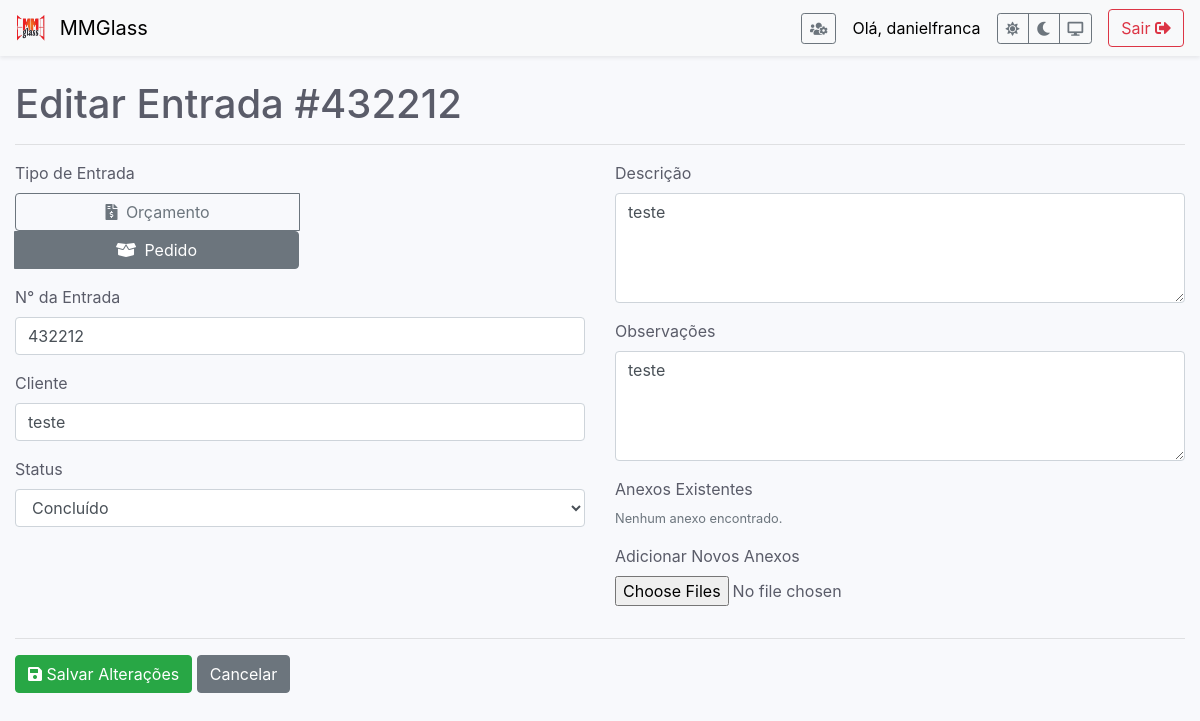
Page /editar/2 (signed in) on the committed database.
### app.py (models this page shows)
class User(db.Model, UserMixin):
    id = db.Column(db.Integer, primary_key=True)
    username = db.Column(db.String(150), unique=True, nullable=False)
    password_hash = db.Column(db.String(150), nullable=False)
    is_admin = db.Column(db.Boolean, default=False, nullable=False)

class Entrada(db.Model):
    id = db.Column(db.Integer, primary_key=True)
    tipo = db.Column(db.String(50), nullable=False)
    numero_pedido = db.Column(db.Integer, unique=True, nullable=False)
    data_registro = db.Column(db.DateTime, nullable=False, default=datetime.utcnow)
    cliente = db.Column(db.String(100), nullable=False)
    status = db.Column(db.String(50), nullable=False, default='Não iniciado')
    descricao = db.Column(db.Text, nullable=False)
    observacoes = db.Column(db.Text, nullable=True)
    arquivado = db.Column(db.Boolean, default=False, nullable=False)
    anexos = db.relationship('Anexo', backref='entrada', lazy=True, cascade="all, delete-orphan")

### app.py (the view, shortened to what this page needs)
@app.route('/editar/<int:id>', methods=['GET', 'POST'])
@login_required
def editar_entrada(id):
    entrada = Entrada.query.get_or_404(id)
    return render_template('editar_entrada.html', entrada=entrada)

### app.py (called while the page is built)
@login_manager.user_loader
def load_user(user_id):
    return User.query.get(int(user_id))

### templates/editar_entrada.html (shortened to what this page needs)
{% extends 'base.html' %}
{% block content %}
    <h1>Editar Entrada #{{ entrada.numero_pedido }}</h1>
    <hr>
    <form method="post" enctype="multipart/form-data">
        <div class="row">
            <div class="col-md-6">
                <div class="form-group">
                    <label>Tipo de Entrada</label>
                    <div class="btn-group btn-group-toggle d-block" data-toggle="buttons">
                        <label class="btn btn-outline-secondary w-50 {% if entrada.tipo == 'Orçamento' %}active{% endif %}">
                            <input type="radio" name="tipo" value="Orçamento" required {% if entrada.tipo == 'Orçamento' %}checked{% endif %}> <i class="fas fa-file-invoice-dollar mr-1"></i> Orçamento
                        </label>
                        <label class="btn btn-outline-secondary w-50 {% if entrada.tipo == 'Pedido' %}active{% endif %}">
                            <input type="radio" name="tipo" value="Pedido" {% if entrada.tipo == 'Pedido' %}checked{% endif %}> <i class="fas fa-box-open mr-1"></i> Pedido
                        </label>
                    </div>
                </div>
                <div class="form-group">
                    <label for="numero_pedido">N° da Entrada</label>
                    <input type="text" name="numero_pedido" id="numero_pedido" class="form-control" value="{{ entrada.numero_pedido }}" required>
                </div>
                <div class="form-group">
                    <label for="cliente">Cliente</label>
                    <input type="text" name="cliente" id="cliente" class="form-control" value="{{ entrada.cliente }}" required>
                </div>
                <div class="form-group">
                    <label for="status">Status</label>
                    <select name="status" id="status" class="form-control">
                        <option value="Concluído" {% if entrada.status == 'Concluído' %}selected{% endif %}>Concluído</option>
                    </select>
                </div>
            </div>
            <div class="col-md-6">
                <div class="form-group">
                    <label for="descricao">Descrição</label>
                    <textarea name="descricao" id="descricao" class="form-control" required rows="4">{{ entrada.descricao }}</textarea>
                </div>
                <div class="form-group">
                    <label for="observacoes">Observações</label>
                    <textarea name="observacoes" id="observacoes" class="form-control" rows="4">{{ entrada.observacoes or '' }}</textarea>
                </div>
                <div class="form-group">
                    <label>Anexos Existentes</label>
                    {% if entrada.anexos %}
                        <ul class="list-group mb-3">
                        {% for anexo in entrada.anexos %}
                            <li class="list-group-item d-flex justify-content-between align-items-center">
                                <a href="{{ url_for('uploaded_file', filename=anexo.filename) }}" target="_blank">{{ anexo.filename }}</a>
                                <form action="{{ url_for('excluir_anexo', anexo_id=anexo.id) }}" method="POST" onsubmit="return confirm('Tem a certeza que deseja excluir este anexo?');">
                                    <button type="submit" class="btn btn-danger btn-sm"><i class="fas fa-trash-alt"></i></button>
                                </form>
                            </li>
                        {% endfor %}
                        </ul>
                    {% else %}
                        <p class="text-muted small">Nenhum anexo encontrado.</p>
                    {% endif %}
                </div>
                <div class="form-group">
                    <label for="anexos">Adicionar Novos Anexos</label>
                    <input type="file" name="anexos" id="anexos" class="form-control-file" multiple>
                </div>
            </div>
        </div>
        <hr>
        <button type="submit" class="btn btn-success"><i class="fas fa-save"></i> Salvar Alterações</button>
        <a href="{{ url_for('index') }}" class="btn btn-secondary">Cancelar</a>
    </form>
{% endblock %}

### templates/base.html (shortened to what this page needs)
<!doctype html>
<html lang="pt" data-theme="light">
<head>
    <link rel="stylesheet" href="https://stackpath.bootstrapcdn.com/bootstrap/4.5.2/css/bootstrap.min.css">
    <link rel="stylesheet" href="https://cdnjs.cloudflare.com/ajax/libs/font-awesome/5.15.4/css/all.min.css">
</head>
<body>
    <nav class="navbar navbar-light mb-4 shadow-sm">
        <a class="navbar-brand" href="{{ url_for('index') }}">
            <img src="{{ url_for('static', filename='images/logo.png') }}" width="30" height="30" class="d-inline-block align-top mr-2" alt="Logo MMGlass">
            MMGlass
        </a>
        <div class="d-flex align-items-center">
            {% if current_user.is_authenticated %}
                {% if current_user.is_admin %}
                <a href="{{ url_for('gerir_usuarios') }}" class="btn btn-outline-secondary btn-sm mr-3" title="Gerir Utilizadores">
                    <i class="fas fa-users-cog"></i>
                </a>
                {% endif %}
                <span class="navbar-text mr-3">Olá, {{ current_user.username }}</span>
                <div class="btn-group btn-group-sm mr-3" role="group">
                    <button type="button" class="btn btn-outline-secondary" id="theme-light" title="Tema Claro"><i class="fas fa-sun"></i></button>
                    <button type="button" class="btn btn-outline-secondary" id="theme-dark" title="Tema Escuro"><i class="fas fa-moon"></i></button>
                    <button type="button" class="btn btn-outline-secondary" id="theme-auto" title="Tema do Sistema"><i class="fas fa-desktop"></i></button>
                </div>
                <a href="{{ url_for('logout') }}" class="btn btn-outline-danger">Sair <i class="fas fa-sign-out-alt"></i></a>
            {% endif %}
        </div>
    </nav>
    <div class="container-fluid">
        {% block content %}{% endblock %}
    </div>
</body>
</html>

### templates/base.html (style rules this page uses)
:root { --bg-color: #f8f9fc;--text-color: #5a5c69;--card-bg: #fff;--table-bg: #fff;--border-color: #e3e6f0;--navbar-bg: #f8f9fa; --navbar-text: #000;--dropdown-hover-bg: #f8f9fa; }
body { background-color: var(--bg-color); color: var(--text-color); transition: background-color 0.2s ease, color 0.2s ease; }
.navbar { background-color: var(--navbar-bg) !important; }
.navbar-light .navbar-brand, .navbar-light .navbar-text { color: var(--navbar-text) !important; }

### rows in the picture
User: username "danielfranca"
Entrada: numero_pedido "432212", cliente "teste", status "Concluído", descricao "teste", observacoes "teste"
